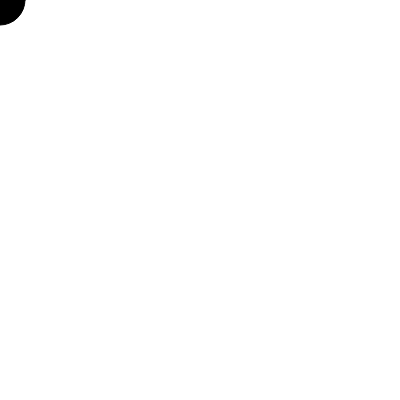
Frame 1 (no input)
Frame 60 (no input): identical to frame 1, image omitted
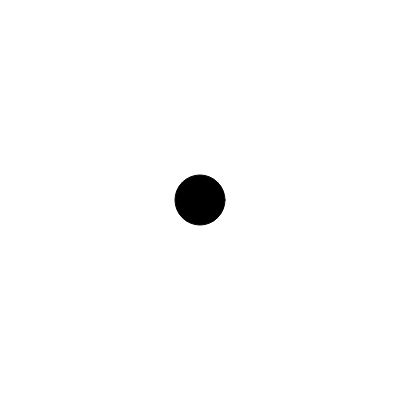
Frame 120 (the mouse pressed at the canvas centre since frame 60)

The p5.js sketch that drew these frames (run headless with seeded random() and noise() and a simulated clock; from frame 60 on, the mouse is pressed at the canvas centre):

// p5.js sketch
// ── sketch.js
//Digdarshan KC
//Computer Science 30
//October 1 2024
// Mr Dan Schellenberg 
//Interactive scene


let circleSize = 50;
let circleColor = 0;
let shape = 'circle'; // New variable to track the shape

function setup() {
  createCanvas(400, 400);
  background(255);
}

function draw() {
  background(255);
  drawShape();
  handleKeyboardInput();
}

function drawShape() {
  fill(circleColor);
  if (shape === 'circle') {
    ellipse(mouseX, mouseY, circleSize, circleSize);
  } else if (shape === 'rect') {
    rect(mouseX - circleSize/2, mouseY - circleSize/2, circleSize, circleSize);
  } else if (shape === 'square') {
    rect(mouseX - circleSize/2, mouseY - circleSize/2, circleSize, circleSize);
  }
}

function handleKeyboardInput() {
  if (keyIsDown(UP_ARROW)) {
    circleSize += 5;
  } else if (keyIsDown(DOWN_ARROW)) {
    circleSize -= 5;
  }
  
  if (key === 'c') {
    noStroke();
    circleColor = color(random(255), random(255), random(255));
  }
  
  if (key === 'ArrowLeft') {
    shape = 'rect';
  } else if (key === 'ArrowRight') {
    shape = 'square';
  }
  }
  
